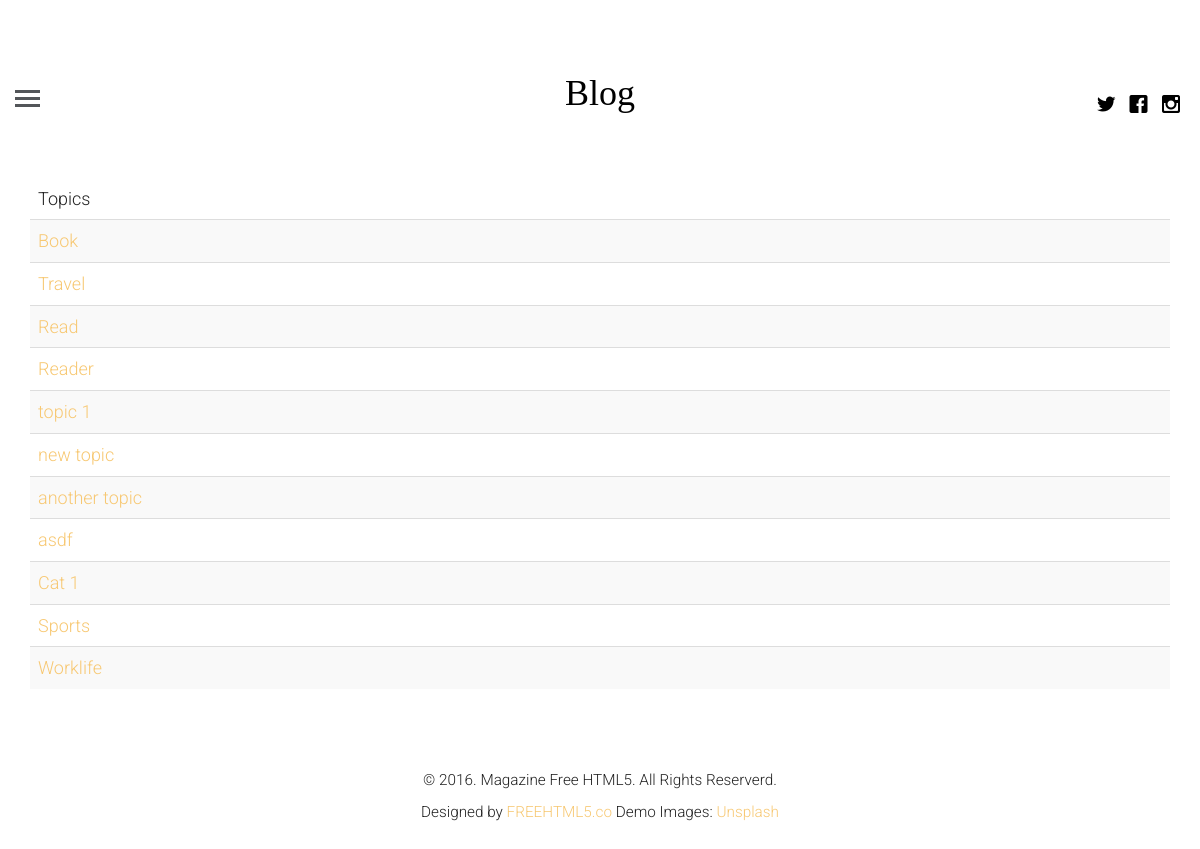
The app's page /topics with its own data.
### blogapp/models.py (models this page shows, shortened)
class category(models.Model):
    name = models.CharField(max_length=100)

### blogapp/views.py (the view)
# urls.py: path('topics', views.getCategory, name="category"),
def getCategory(request):
    query = category.objects.all()
    return render(request, 'topics.html', {"topic": query})

### templates/topics.html (shortened to what this page needs)
{% extends 'base.html' %}
{% block content %}
<div class="container">
    <table class="table table-striped">
        <thead>
        <tr>
            <td>Topics</td>
        </tr>
        </thead>
        <tbody>
        {% for t in topic %}
            <tr>
                <td><a href="{% url 'blog:topic' name=t.name %}">{{ t.name }}</a></td>
            </tr>
        {% endfor %}
        </tbody>
</table>
    </div>
{% endblock %}

### blogapp/static/css/style.css (style rules this page uses)
html { background: #fff; }
body { font-family: "Roboto", arial, sans-serif; font-size: 18px; font-weight: 300; line-height: 1.8; color: #222; background: #fff; }
a { color: #f7c873; -webkit-transition: 0.5s; -o-transition: 0.5s; transition: 0.5s; }

### records on screen
category: name "Book"
category: name "Travel"
category: name "Read"
category: name "Reader"
category: name "topic 1"
category: name "new topic"
category: name "another topic"
category: name "asdf"
category: name "Cat 1"
category: name "Sports"
category: name "Worklife"
